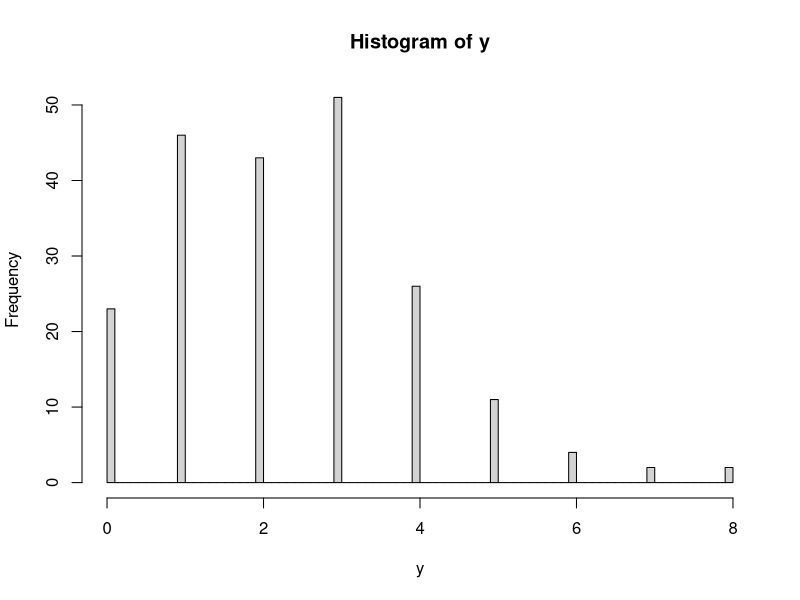
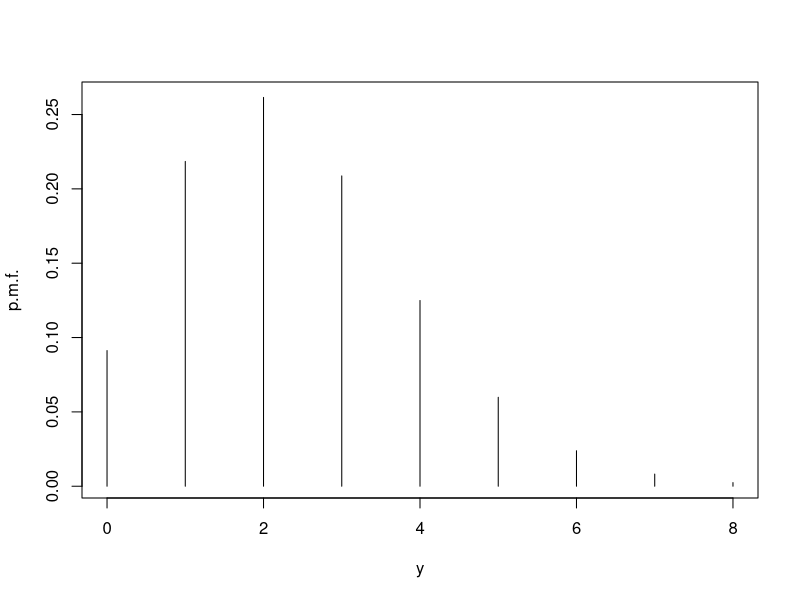

R code for these plots, in order:
## ---- chunk 1
y <- c(6, 2, 1, 0, 3, 1, 4, 1, 4, 3, 2, 3, 0, 1, 4, 4, 1, 3, 2, 1, 6, 3, 0, 2, 2, 2, 0, 2, 2, 2, 4, 4, 3, 3, 4, 2, 2, 3, 0, 5, 2, 3, 5, 4, 1, 1, 2, 2, 2, 3, 1, 1, 1, 0, 3, 4, 2, 3, 0, 1, 2, 1, 4, 2, 2, 0, 2, 1, 2, 1, 1, 4, 2, 1, 2, 2, 0, 3, 1, 1, 3, 5, 3, 2, 1, 4, 0, 1, 2, 3, 2, 2, 4, 7, 1, 2, 1, 3, 4, 2, 1, 1, 1, 3, 5, 0, 4, 3, 0, 3, 3, 0, 3, 3, 5, 4, 3, 3, 0, 1, 3, 2, 4, 1, 5, 1, 5, 1, 4, 1, 6, 4, 3, 4, 3, 3, 3, 3, 3, 4, 0, 3, 3, 0, 2, 5, 2, 4, 3, 3, 0, 1, 7, 3, 1, 4, 1, 1, 6, 4, 3, 2, 5, 4, 1, 0, 5, 3, 5, 4, 3, 0, 1, 3, 1, 2, 2, 2, 2, 3, 3, 1, 8, 3, 1, 0, 0, 1, 3, 2, 1, 3, 2, 2, 3, 2, 2, 3, 1, 3, 1, 3, 1, 0, 8, 0, 3, 1)

a <- .001; b <- max(y); x <- (a+b)/2; itr <- 50

n <- length (y)
lambda_hat <- mean(y)

g <- function(lambda, y){
  n <- length(y)
  sum <- 0
  for(i in 1:n){
    sum <- sum + dpois(y[i], lambda=lambda, log=TRUE)
  }
  return(sum)
} 

g.prime <- function(lambda, y){
  n <- length (y)
  derivative <- sum ((y / lambda)-1)
  return(derivative)
  }


for (t in 1:itr){
    if (g.prime(a, y)*g.prime(x, y) < 0) {
      b <- x
    } else {
      a <- x
    }
    x <- a+(b-a)/2
}

lambda_hat_bisec <- x
lambda_hat_bisec

lambda_hat_bisec - lambda_hat
## ---- chunk 2
y <- c(6, 2, 1, 0, 3, 1, 4, 1, 4, 3, 2, 3, 0, 1, 4, 4, 1, 3, 2, 1, 6, 3, 0, 2, 2, 2, 0, 2, 2, 2, 4, 4, 3, 3, 4, 2, 2, 3, 0, 5, 2, 3, 5, 4, 1, 1, 2, 2, 2, 3, 1, 1, 1, 0, 3, 4, 2, 3, 0, 1, 2, 1, 4, 2, 2, 0, 2, 1, 2, 1, 1, 4, 2, 1, 2, 2, 0, 3, 1, 1, 3, 5, 3, 2, 1, 4, 0, 1, 2, 3, 2, 2, 4, 7, 1, 2, 1, 3, 4, 2, 1, 1, 1, 3, 5, 0, 4, 3, 0, 3, 3, 0, 3, 3, 5, 4, 3, 3, 0, 1, 3, 2, 4, 1, 5, 1, 5, 1, 4, 1, 6, 4, 3, 4, 3, 3, 3, 3, 3, 4, 0, 3, 3, 0, 2, 5, 2, 4, 3, 3, 0, 1, 7, 3, 1, 4, 1, 1, 6, 4, 3, 2, 5, 4, 1, 0, 5, 3, 5, 4, 3, 0, 1, 3, 1, 2, 2, 2, 2, 3, 3, 1, 8, 3, 1, 0, 0, 1, 3, 2, 1, 3, 2, 2, 3, 2, 2, 3, 1, 3, 1, 3, 1, 0, 8, 0, 3, 1)
hist(y, breaks=100)

plot(x=0:8, y=dpois(0:8, lambda=lambda_hat_bisec), type="h", xlab='y', ylab="p.m.f.")
## ---- chunk 3
y <- c(6, 2, 1, 0, 3, 1, 4, 1, 4, 3, 2, 3, 0, 1, 4, 4, 1, 3, 2, 1, 6, 3, 0, 2, 2, 2, 0, 2, 2, 2, 4, 4, 3, 3, 4, 2, 2, 3, 0, 5, 2, 3, 5, 4, 1, 1, 2, 2, 2, 3, 1, 1, 1, 0, 3, 4, 2, 3, 0, 1, 2, 1, 4, 2, 2, 0, 2, 1, 2, 1, 1, 4, 2, 1, 2, 2, 0, 3, 1, 1, 3, 5, 3, 2, 1, 4, 0, 1, 2, 3, 2, 2, 4, 7, 1, 2, 1, 3, 4, 2, 1, 1, 1, 3, 5, 0, 4, 3, 0, 3, 3, 0, 3, 3, 5, 4, 3, 3, 0, 1, 3, 2, 4, 1, 5, 1, 5, 1, 4, 1, 6, 4, 3, 4, 3, 3, 3, 3, 3, 4, 0, 3, 3, 0, 2, 5, 2, 4, 3, 3, 0, 1, 7, 3, 1, 4, 1, 1, 6, 4, 3, 2, 5, 4, 1, 0, 5, 3, 5, 4, 3, 0, 1, 3, 1, 2, 2, 2, 2, 3, 3, 1, 8, 3, 1, 0, 0, 1, 3, 2, 1, 3, 2, 2, 3, 2, 2, 3, 1, 3, 1, 3, 1, 0, 8, 0, 3, 1)

n <- length (y)
lambda_hat <- mean(y)

x <- 0.5
itr <- 50

g <- function(lambda, y){
  sum <- 0
  for(i in 1:n){
    sum <- sum + dpois(y[i], lambda=lambda, log=TRUE)
  }
  return(sum)
} 

g.prime <- function(lambda, y){
  derivative <- sum ((y / lambda)-1)
  return(derivative)
  }

g.2prime <- function(lambda, y){
  return ((-1 / lambda^2) * sum(y))
}


for (i in 1:itr){
  x <- x - g.prime(x, y)/g.2prime(x, y)
}

x

mean(y)

x - mean (y)
